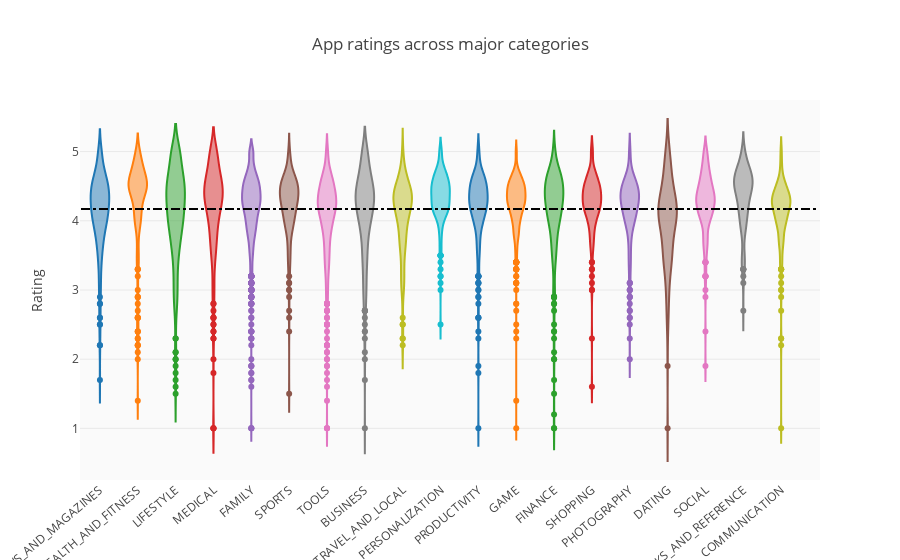

Notebook code cell kept with this figure:
### Markdown cell above
## Best performing categories

### Code cell
groups = df.groupby('Category').filter(lambda x: len(x) >= 170).reset_index()
#print(type(groups.item.['BUSINESS']))
print('Average rating = ', np.nanmean(list(groups.Rating)))
#print(len(groups.loc[df.Category == 'DATING']))
c = ['hsl('+str(h)+',50%'+',50%)' for h in np.linspace(0, 720, len(set(groups.Category)))]


#df_sorted = df.groupby('Category').agg({'Rating':'median'}).reset_index().sort_values(by='Rating', ascending=False)
#print(df_sorted)

layout = {'title' : 'App ratings across major categories',
        'xaxis': {'tickangle':-40},
        'yaxis': {'title': 'Rating'},
          'plot_bgcolor': 'rgb(250,250,250)',
          'shapes': [{
              'type' :'line',
              'x0': -.5,
              'y0': np.nanmean(list(groups.Rating)),
              'x1': 19,
              'y1': np.nanmean(list(groups.Rating)),
              'line': { 'dash': 'dashdot'}
          }]
          }

data = [{
    'y': df.loc[df.Category==category]['Rating'], 
    'type':'violin',
    'name' : category,
    'showlegend':False,
    #'marker': {'color': 'Set2'},
    } for i,category in enumerate(list(set(groups.Category)))]



plotly.offline.iplot({'data': data, 'layout': layout})

### Figure 1 — Plotly figure (JSON) as saved in the notebook; plotly's stock layout.template omitted (floating-point values rounded to 4 significant figures; data arrays with more than 128 entries replaced by an {"elided": "..."} marker saying what was removed)
{"data": [{"name": "NEWS_AND_MAGAZINES", "showlegend": false, "type": "violin", "uid": "64638eae-fe16-11e8-b58b-3c5282452b8b", "y": {"elided": "254 float values"}}, {"name": "HEALTH_AND_FITNESS", "showlegend": false, "type": "violin", "uid": "64638eaf-fe16-11e8-8d80-3c5282452b8b", "y": {"elided": "288 float values"}}, {"name": "LIFESTYLE", "showlegend": false, "type": "violin", "uid": "64638eb0-fe16-11e8-a915-3c5282452b8b", "y": {"elided": "369 float values"}}, {"name": "MEDICAL", "showlegend": false, "type": "violin", "uid": "64638eb1-fe16-11e8-ad63-3c5282452b8b", "y": {"elided": "395 float values"}}, {"name": "FAMILY", "showlegend": false, "type": "violin", "uid": "64638eb2-fe16-11e8-af40-3c5282452b8b", "y": {"elided": "1832 float values"}}, {"name": "SPORTS", "showlegend": false, "type": "violin", "uid": "64638eb3-fe16-11e8-a74e-3c5282452b8b", "y": {"elided": "325 float values"}}, {"name": "TOOLS", "showlegend": false, "type": "violin", "uid": "64638eb4-fe16-11e8-8c81-3c5282452b8b", "y": {"elided": "827 float values"}}, {"name": "BUSINESS", "showlegend": false, "type": "violin", "uid": "64638eb5-fe16-11e8-bc12-3c5282452b8b", "y": {"elided": "420 float values"}}, {"name": "TRAVEL_AND_LOCAL", "showlegend": false, "type": "violin", "uid": "64638eb6-fe16-11e8-aa58-3c5282452b8b", "y": {"elided": "219 float values"}}, {"name": "PERSONALIZATION", "showlegend": false, "type": "violin", "uid": "64638eb7-fe16-11e8-b5cf-3c5282452b8b", "y": {"elided": "376 float values"}}, {"name": "PRODUCTIVITY", "showlegend": false, "type": "violin", "uid": "64638eb8-fe16-11e8-8932-3c5282452b8b", "y": {"elided": "374 float values"}}, {"name": "GAME", "showlegend": false, "type": "violin", "uid": "64638eb9-fe16-11e8-99d1-3c5282452b8b", "y": {"elided": "959 float values"}}, {"name": "FINANCE", "showlegend": false, "type": "violin", "uid": "64638eba-fe16-11e8-a43f-3c5282452b8b", "y": {"elided": "345 float values"}}, {"name": "SHOPPING", "showlegend": false, "type": "violin", "uid": "64638ebb-fe16-11e8-bf44-3c5282452b8b", "y": {"elided": "202 float values"}}, {"name": "PHOTOGRAPHY", "showlegend": false, "type": "violin", "uid": "64638ebc-fe16-11e8-abb7-3c5282452b8b", "y": {"elided": "281 float values"}}, {"name": "DATING", "showlegend": false, "type": "violin", "uid": "64638ebd-fe16-11e8-9114-3c5282452b8b", "y": {"elided": "171 float values"}}, {"name": "SOCIAL", "showlegend": false, "type": "violin", "uid": "64638ebe-fe16-11e8-8c31-3c5282452b8b", "y": {"elided": "239 float values"}}, {"name": "BOOKS_AND_REFERENCE", "showlegend": false, "type": "violin", "uid": "64638ebf-fe16-11e8-9209-3c5282452b8b", "y": {"elided": "222 float values"}}, {"name": "COMMUNICATION", "showlegend": false, "type": "violin", "uid": "64638ec0-fe16-11e8-8398-3c5282452b8b", "y": {"elided": "315 float values"}}], "layout": {"plot_bgcolor": "rgb(250,250,250)", "shapes": [{"line": {"dash": "dashdot"}, "type": "line", "x0": -0.5, "x1": 19, "y0": 4.17, "y1": 4.17}], "title": "App ratings across major categories", "xaxis": {"tickangle": -40}, "yaxis": {"title": "Rating"}}}
